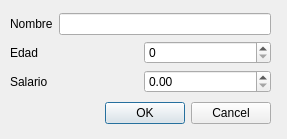
<?xml version="1.0" encoding="UTF-8"?>
<ui version="4.0">
 <class>Persona_Dialog</class>
 <widget class="QDialog" name="Persona_Dialog">
  <property name="geometry">
   <rect>
    <x>0</x>
    <y>0</y>
    <width>287</width>
    <height>139</height>
   </rect>
  </property>
  <property name="windowTitle">
   <string>Introducción de personas</string>
  </property>
  <widget class="QWidget" name="">
   <property name="geometry">
    <rect>
     <x>10</x>
     <y>10</y>
     <width>261</width>
     <height>117</height>
    </rect>
   </property>
   <layout class="QVBoxLayout" name="verticalLayout_2">
    <item>
     <layout class="QVBoxLayout" name="verticalLayout">
      <item>
       <layout class="QHBoxLayout" name="horizontalLayout">
        <item>
         <widget class="QLabel" name="Nombre_label">
          <property name="text">
           <string>Nombre</string>
          </property>
         </widget>
        </item>
        <item>
         <widget class="QLineEdit" name="Nombre_line"/>
        </item>
       </layout>
      </item>
      <item>
       <layout class="QHBoxLayout" name="horizontalLayout_2">
        <item>
         <widget class="QLabel" name="Edad_label">
          <property name="text">
           <string>Edad</string>
          </property>
         </widget>
        </item>
        <item>
         <widget class="QSpinBox" name="Edad_spinBox">
          <property name="layoutDirection">
           <enum>Qt::LeftToRight</enum>
          </property>
          <property name="alignment">
           <set>Qt::AlignLeading|Qt::AlignLeft|Qt::AlignVCenter</set>
          </property>
         </widget>
        </item>
       </layout>
      </item>
      <item>
       <layout class="QHBoxLayout" name="horizontalLayout_3">
        <item>
         <widget class="QLabel" name="Salario_label">
          <property name="text">
           <string>Salario</string>
          </property>
         </widget>
        </item>
        <item>
         <widget class="QDoubleSpinBox" name="Salario_doubleSpinBox"/>
        </item>
       </layout>
      </item>
     </layout>
    </item>
    <item>
     <widget class="QDialogButtonBox" name="buttonBox">
      <property name="standardButtons">
       <set>QDialogButtonBox::Cancel|QDialogButtonBox::Ok</set>
      </property>
     </widget>
    </item>
   </layout>
  </widget>
 </widget>
 <resources/>
 <connections/>
</ui>
